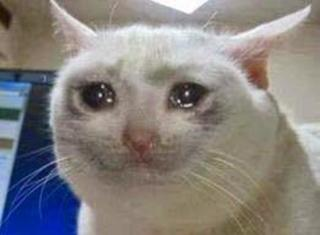
#> input picture zad5/sadcat.jpg, 320 x 235 px
$ python zad2.py
#> lines starting #> are read from the running program, lines starting #| are printed output that depends on the picture
import cv2

image=cv2.imread("sadcat.jpg")
#> image is the input picture: shape (235, 320, 3); mean B, G, R 127.6, 129.9, 134.1
cv2.imshow("Original",image)

(h, w) = image.shape[:2]
#> h = 235; w = 320
(cX, cY) = (w // 2, h // 2)
#> cX = 160; cY = 117

M = cv2.getRotationMatrix2D((cX, cY), -90, 1.0)
rotated = cv2.warpAffine(image, M, (w, h))
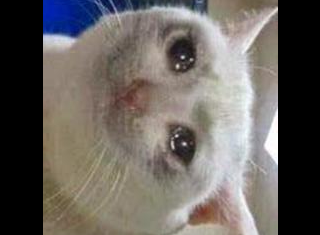
#> rotated: shape (235, 320, 3); mean B, G, R 94.9, 99.2, 104.5

cv2.imshow("Rotated by -90 Degrees", rotated)
cv2.waitKey()
